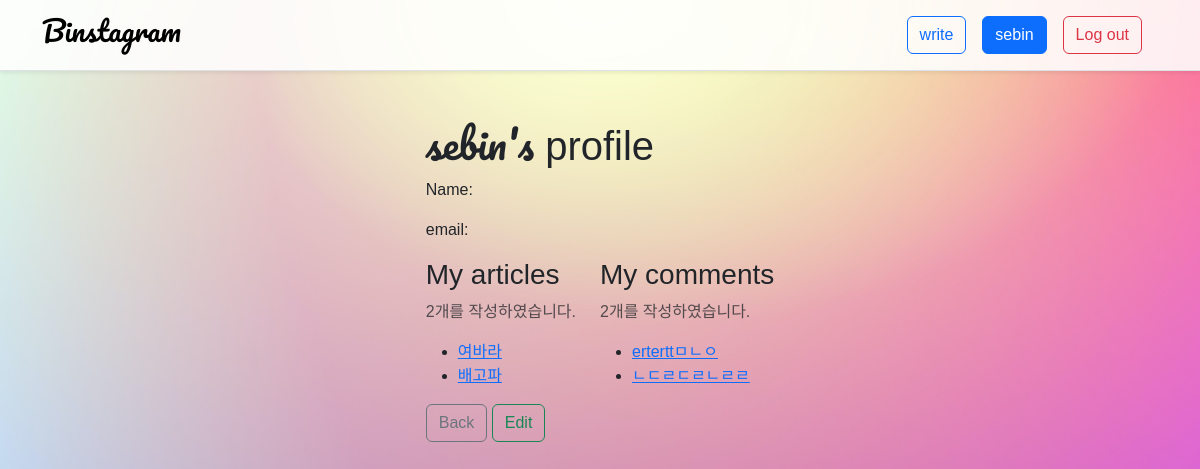
The page /accounts/1/ (signed in) on the database as committed earlier.
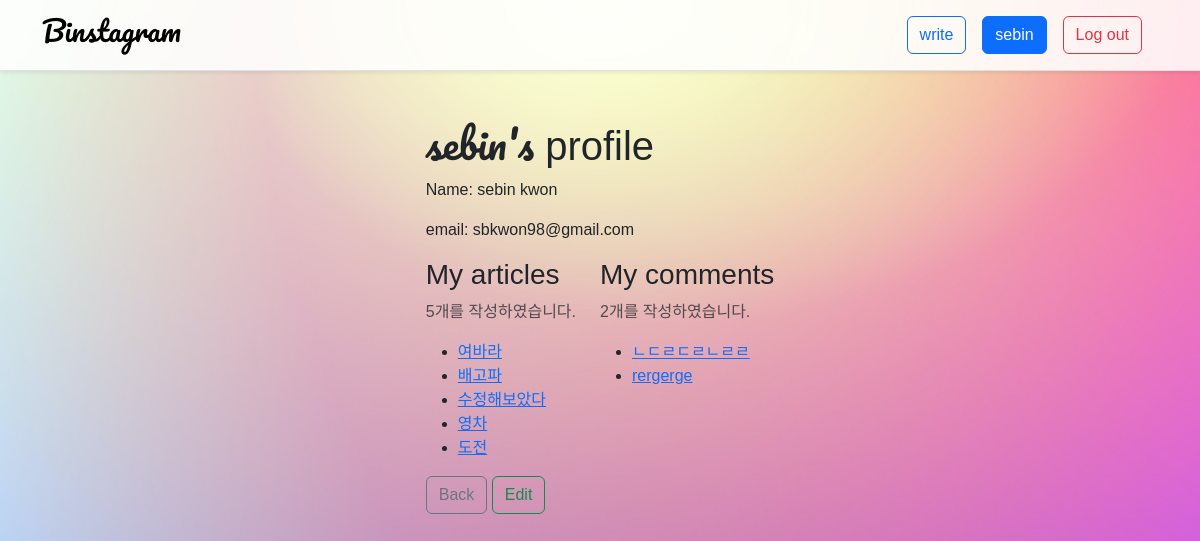
The same page on the database as committed later.
### accounts/models.py (models this page shows)
class User(AbstractUser):
    pass

### articles/models.py (models this page shows)
class Article(models.Model):
    title = models.CharField(max_length=80)
    content = models.TextField()
    created_at = models.DateTimeField(auto_now_add=True)
    image = ProcessedImageField(
        upload_to='images/',
        blank=True,
        processors=[ResizeToFill(500,500)],
        format='JPEG',
        options={'quality':80}
        )
    user = models.ForeignKey(settings.AUTH_USER_MODEL, on_delete=models.CASCADE)

class Comment(models.Model):
    article = models.ForeignKey(Article, on_delete=models.CASCADE)
    content = models.CharField(max_length=80)
    created_at = models.DateTimeField(auto_now_add=True)
    user = models.ForeignKey(settings.AUTH_USER_MODEL, on_delete=models.CASCADE)

### accounts/views.py (the view)
# urls.py: path('accounts/<int:pk>/', views.detail, name='detail'),
@login_required
def detail(request, pk):
    user = get_user_model().objects.get(pk=pk)
    context = {
        'user' : user
    }
    return render(request, 'accounts/detail.html', context)

### accounts/templates/accounts/detail.html
{% extends 'base.html' %}
{% load django_bootstrap5 %}
{% load static %}
{% block content %}
<div>
  <h1><span class="detailName">{{ user.username }}'s</span> profile</h1>
  <p>Name: {{ user.first_name }} {{ user.last_name }}</p>
  <p>email: {{ user.email }}</p>
  <div class="d-flex flex-row">
    <div class="me-4">
      <h3 class="fw-light">My articles</h3>
      <p class="text-muted">{{ user.article_set.count }}개를 작성하였습니다.</p>
      <ul>
      {% for article in user.article_set.all %}
       <li><a href="{% url 'articles:detail' article.pk %}">{{ article.title }}</a></li>
      {% endfor %}
      </ul>
    </div>
    <div>
      <h3 class="fw-light">My comments</h3>
      <p class="text-muted">{{ user.comment_set.count }}개를 작성하였습니다.</p>
      <ul>
      {% for comment in user.comment_set.all %}
      <li><a href="{% url 'articles:detail' comment.article.pk %}">{{ comment.content }}</a></li>
      {% endfor %}
      </ul>
    </div>
  </div>
  <a class="btn btn-outline-secondary" href="{% url 'articles:index' %}">Back</a>
  <a class="btn btn-outline-success" href="{% url 'accounts:update' user.pk %}">Edit</a>
</div>
{% endblock %}

### templates/base.html (shortened to what this page needs)
{% load django_bootstrap5 %}
{% load static %}
<!DOCTYPE html>
<html lang="en">
<head>
  <link rel="stylesheet" href="{% static 'css/style.css' %}">
  {% bootstrap_css %}
</head>
<body class="body bg-light">
  <nav class="shadow-sm sticky-top navbar navbar-expand-lg border-bottom" style="background-color: rgba(255, 255, 255, 0.871);">
    <div class="container">
      <a class="navbar-brand" href="{% url 'articles:index' %}"><h1 class="logo">Binstagram</h1></a>
      <div class="collapse navbar-collapse justify-content-end" id="navbarNav">
        <ul class="navbar-nav">
          {% if user.is_authenticated %}
          <li class="nav-item">
            <a class="btn btn-outline-primary me-3 my-2" href="{% url 'articles:create' %}">write</a>
          </li>
          <li class="nav-item me-3 my-2">
            <a class="btn btn-primary" href="{% url 'accounts:detail' user.pk %}">{{ user }}</a>
          </li>
          <li class="nav-item me-3 my-2">
            <a class="btn btn-outline-danger" href="{% url 'accounts:logout' %}">Log out</a>
          </li>
          {% endif %}
        </ul>
      </div>
    </div>
  </nav>
  <div class="container d-flex justify-content-center mt-5">
  {% block content %}
  {% endblock %}
  </div>
</body>
</html>

### static/css/style.css (style rules this page uses)
.body { font-family: 'Montserrat', sans-serif; font-family: 'Noto Sans KR', sans-serif; min-height: 100vh; width: 100vw; background-image: url('../images/2.jpg'); background-repeat : no-repeat; background-size : cover; }
.logo { font-size: 28px; font-family: 'Pacifico', cursive; }
.detailName { font-family: 'Pacifico', cursive; }

Rows that differ between the two databases and show on the page:
removed Comment: content "erterttㅁㄴㅇ"
changed User "sebin": first_name (not shown) → "sebin"; last_name (not shown) → "kwon"; email (not shown) → "sbkwon98@gmail.com"; article_set.count "2" → "5"
added Article: title "수정해보았다"
added Article: title "영차"
added Article: title "도전"
added Comment: content "rergerge"
